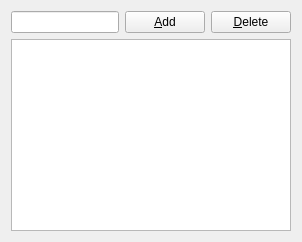
     <widget class="QWidget" name="tx_macros_tab">
      <attribute name="title">
       <string>Tx &amp;Macros</string>
      </attribute>
      <attribute name="toolTip">
       <string>Canned free text messages setup</string>
      </attribute>
      <layout class="QGridLayout" name="gridLayout">
       <item row="0" column="1">
        <widget class="QPushButton" name="add_macro_push_button">
         <property name="text">
          <string>&amp;Add</string>
         </property>
        </widget>
       </item>
       <item row="0" column="0">
        <widget class="QLineEdit" name="add_macro_line_edit">
         <property name="toolTip">
          <string>&lt;html&gt;&lt;head/&gt;&lt;body&gt;&lt;p&gt;Maximum 13 characters for free message&lt;br&gt;&lt;br&gt;Maximum 19 characters for directional CQ standard message.&lt;/p&gt;&lt;/body&gt;&lt;/html&gt;</string>
         </property>
         <property name="maxLength">
          <number>19</number>
         </property>
        </widget>
       </item>
       <item row="0" column="2">
        <widget class="QPushButton" name="delete_macro_push_button">
         <property name="text">
          <string>&amp;Delete</string>
         </property>
        </widget>
       </item>
       <item row="1" column="0" colspan="3">
        <widget class="QListView" name="macros_list_view">
         <property name="contextMenuPolicy">
          <enum>Qt::ActionsContextMenu</enum>
         </property>
         <property name="toolTip">
          <string>&lt;html&gt;&lt;head/&gt;&lt;body&gt;&lt;p&gt;Drag and drop items to rearrange order. Right click for item specific actions. Click, SHIFT+Click and, CRTL+Click to select items. @ symbol is being substituted with DX call, &amp; symbol with user's base callsign, # symbol with report to be transmitted, ^ symbol with correspondent's name retrieved from the log where name shall not exceed 7 chars.&lt;/p&gt;&lt;/body&gt;&lt;/html&gt;</string>
         </property>
         <property name="styleSheet">
          <string notr="true">QListView {
    show-decoration-selected: 1; /* make the selection span the entire width of the view */
}

QListView::item:alternate {
    background: #EEEEEE;
}

QListView::item:selected {
    border: 1px solid #6a6ea9;
}

QListView::item:selected:!active {
    background: qlineargradient(x1: 0, y1: 0, x2: 0, y2: 1,
                                stop: 0 #ABAFE5, stop: 1 #8588B2);
}

QListView::item:selected:active {
    background: qlineargradient(x1: 0, y1: 0, x2: 0, y2: 1,
                                stop: 0 #6a6ea9, stop: 1 #888dd9);
}

QListView::item:hover {
    background: qlineargradient(x1: 0, y1: 0, x2: 0, y2: 1,
                                stop: 0 #FAFBFE, stop: 1 #DCDEF1);
}</string>
         </property>
         <property name="dragDropMode">
          <enum>QAbstractItemView::InternalMove</enum>
         </property>
         <property name="defaultDropAction">
          <enum>Qt::MoveAction</enum>
         </property>
         <property name="alternatingRowColors">
          <bool>true</bool>
         </property>
         <property name="selectionMode">
          <enum>QAbstractItemView::ExtendedSelection</enum>
         </property>
         <property name="uniformItemSizes">
          <bool>true</bool>
         </property>
        </widget>
       </item>
      </layout>
     </widget>
